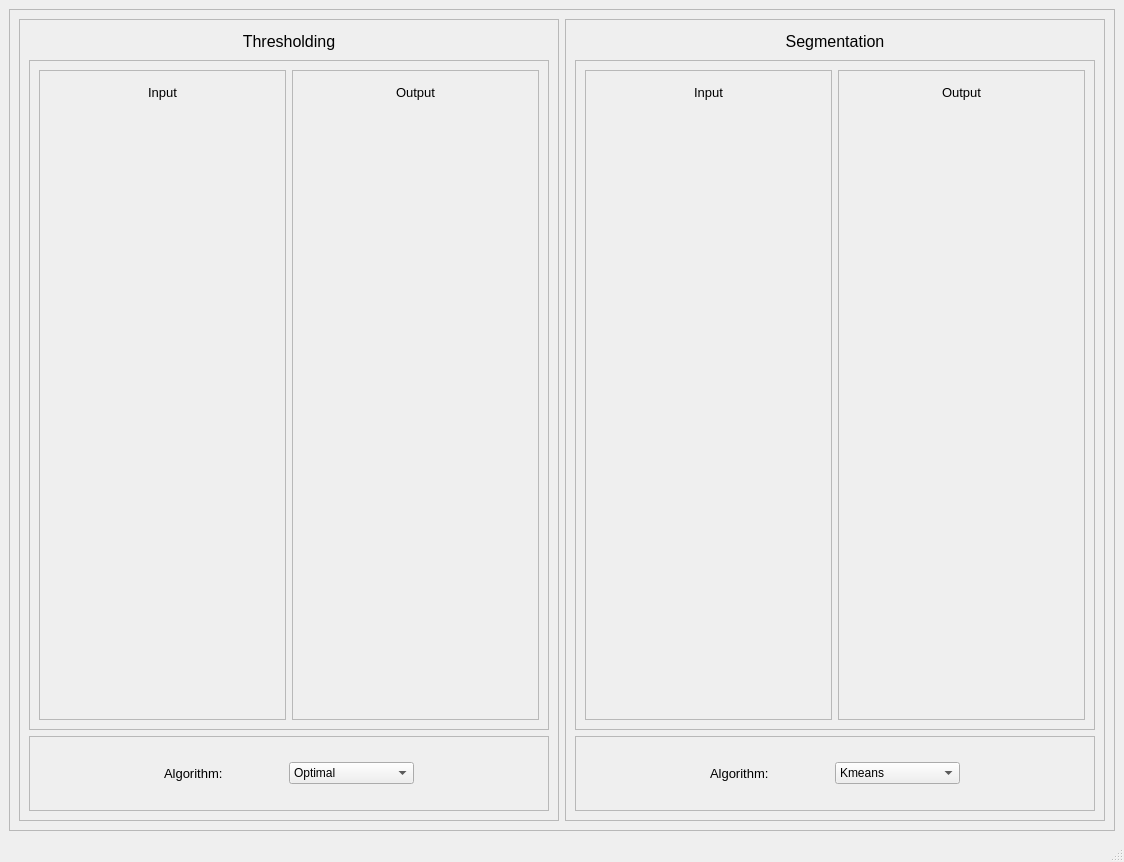
<?xml version="1.0" encoding="UTF-8"?>
<ui version="4.0">
 <class>MainWindow</class>
 <widget class="QMainWindow" name="MainWindow">
  <property name="geometry">
   <rect>
    <x>0</x>
    <y>0</y>
    <width>1124</width>
    <height>862</height>
   </rect>
  </property>
  <property name="windowTitle">
   <string>MainWindow</string>
  </property>
  <widget class="QWidget" name="centralwidget">
   <layout class="QGridLayout" name="gridLayout">
    <item row="0" column="0">
     <widget class="QFrame" name="frame">
      <property name="frameShape">
       <enum>QFrame::StyledPanel</enum>
      </property>
      <property name="frameShadow">
       <enum>QFrame::Plain</enum>
      </property>
      <layout class="QGridLayout" name="gridLayout_12">
       <item row="0" column="0">
        <layout class="QHBoxLayout" name="horizontalLayout_5">
         <item>
          <widget class="QFrame" name="frame_2">
           <property name="frameShape">
            <enum>QFrame::StyledPanel</enum>
           </property>
           <property name="frameShadow">
            <enum>QFrame::Raised</enum>
           </property>
           <layout class="QGridLayout" name="gridLayout_6">
            <item row="0" column="0">
             <layout class="QVBoxLayout" name="verticalLayout_3">
              <item>
               <widget class="QLabel" name="label">
                <property name="maximumSize">
                 <size>
                  <width>16777215</width>
                  <height>25</height>
                 </size>
                </property>
                <property name="font">
                 <font>
                  <pointsize>12</pointsize>
                 </font>
                </property>
                <property name="text">
                 <string>Thresholding</string>
                </property>
                <property name="alignment">
                 <set>Qt::AlignCenter</set>
                </property>
               </widget>
              </item>
              <item>
               <widget class="QFrame" name="frame_3">
                <property name="frameShape">
                 <enum>QFrame::StyledPanel</enum>
                </property>
                <property name="frameShadow">
                 <enum>QFrame::Plain</enum>
                </property>
                <layout class="QGridLayout" name="gridLayout_4">
                 <item row="0" column="0">
                  <layout class="QHBoxLayout" name="horizontalLayout">
                   <item>
                    <widget class="QFrame" name="frame_4">
                     <property name="frameShape">
                      <enum>QFrame::StyledPanel</enum>
                     </property>
                     <property name="frameShadow">
                      <enum>QFrame::Raised</enum>
                     </property>
                     <layout class="QGridLayout" name="gridLayout_3">
                      <item row="0" column="0">
                       <layout class="QVBoxLayout" name="verticalLayout_2">
                        <item>
                         <widget class="QLabel" name="label_2">
                          <property name="maximumSize">
                           <size>
                            <width>16777215</width>
                            <height>25</height>
                           </size>
                          </property>
                          <property name="font">
                           <font>
                            <pointsize>10</pointsize>
                           </font>
                          </property>
                          <property name="text">
                           <string>Input</string>
                          </property>
                          <property name="alignment">
                           <set>Qt::AlignCenter</set>
                          </property>
                         </widget>
                        </item>
                        <item>
                         <widget class="QLabel" name="thesh_input">
                          <property name="text">
                           <string/>
                          </property>
                          <property name="pixmap">
                           <pixmap>screenshots/temp.jpg</pixmap>
                          </property>
                          <property name="scaledContents">
                           <bool>true</bool>
                          </property>
                          <property name="alignment">
                           <set>Qt::AlignCenter</set>
                          </property>
                         </widget>
                        </item>
                       </layout>
                      </item>
                     </layout>
                    </widget>
                   </item>
                   <item>
                    <widget class="QFrame" name="frame_5">
                     <property name="frameShape">
                      <enum>QFrame::StyledPanel</enum>
                     </property>
                     <property name="frameShadow">
                      <enum>QFrame::Raised</enum>
                     </property>
                     <layout class="QGridLayout" name="gridLayout_2">
                      <item row="0" column="0">
                       <layout class="QVBoxLayout" name="verticalLayout">
                        <item>
                         <widget class="QLabel" name="label_4">
                          <property name="maximumSize">
                           <size>
                            <width>16777215</width>
                            <height>25</height>
                           </size>
                          </property>
                          <property name="font">
                           <font>
                            <pointsize>10</pointsize>
                           </font>
                          </property>
                          <property name="text">
                           <string>Output</string>
                          </property>
                          <property name="alignment">
                           <set>Qt::AlignCenter</set>
                          </property>
                         </widget>
                        </item>
                        <item>
                         <widget class="QLabel" name="thesh_output">
                          <property name="text">
                           <string/>
                          </property>
                          <property name="pixmap">
                           <pixmap>screenshots/temp.jpg</pixmap>
                          </property>
                          <property name="scaledContents">
                           <bool>true</bool>
                          </property>
                          <property name="alignment">
                           <set>Qt::AlignCenter</set>
                          </property>
                         </widget>
                        </item>
                       </layout>
                      </item>
                     </layout>
                    </widget>
                   </item>
                  </layout>
                 </item>
                </layout>
               </widget>
              </item>
              <item>
               <widget class="QFrame" name="frame_6">
                <property name="maximumSize">
                 <size>
                  <width>16777215</width>
                  <height>75</height>
                 </size>
                </property>
                <property name="frameShape">
                 <enum>QFrame::StyledPanel</enum>
                </property>
                <property name="frameShadow">
                 <enum>QFrame::Plain</enum>
                </property>
                <layout class="QGridLayout" name="gridLayout_5">
                 <item row="0" column="0">
                  <layout class="QHBoxLayout" name="horizontalLayout_2">
                   <item>
                    <spacer name="horizontalSpacer">
                     <property name="orientation">
                      <enum>Qt::Horizontal</enum>
                     </property>
                     <property name="sizeType">
                      <enum>QSizePolicy::Fixed</enum>
                     </property>
                     <property name="sizeHint" stdset="0">
                      <size>
                       <width>125</width>
                       <height>20</height>
                      </size>
                     </property>
                    </spacer>
                   </item>
                   <item>
                    <widget class="QLabel" name="label_3">
                     <property name="font">
                      <font>
                       <pointsize>10</pointsize>
                      </font>
                     </property>
                     <property name="text">
                      <string>Algorithm:</string>
                     </property>
                    </widget>
                   </item>
                   <item>
                    <widget class="QComboBox" name="select_thresh_algo">
                     <property name="minimumSize">
                      <size>
                       <width>125</width>
                       <height>0</height>
                      </size>
                     </property>
                     <item>
                      <property name="text">
                       <string>Optimal</string>
                      </property>
                     </item>
                     <item>
                      <property name="text">
                       <string>Otsu</string>
                      </property>
                     </item>
                     <item>
                      <property name="text">
                       <string>Spectral</string>
                      </property>
                     </item>
                     <item>
                      <property name="text">
                       <string>Local</string>
                      </property>
                     </item>
                     <item>
                      <property name="text">
                       <string>Global</string>
                      </property>
                     </item>
                    </widget>
                   </item>
                   <item>
                    <spacer name="horizontalSpacer_2">
                     <property name="orientation">
                      <enum>Qt::Horizontal</enum>
                     </property>
                     <property name="sizeType">
                      <enum>QSizePolicy::Fixed</enum>
                     </property>
                     <property name="sizeHint" stdset="0">
                      <size>
                       <width>125</width>
                       <height>20</height>
                      </size>
                     </property>
                    </spacer>
                   </item>
                  </layout>
                 </item>
                </layout>
               </widget>
              </item>
             </layout>
            </item>
           </layout>
          </widget>
         </item>
         <item>
          <widget class="QFrame" name="frame_7">
           <property name="frameShape">
            <enum>QFrame::StyledPanel</enum>
           </property>
           <property name="frameShadow">
            <enum>QFrame::Raised</enum>
           </property>
           <layout class="QGridLayout" name="gridLayout_7">
            <item row="0" column="0">
             <layout class="QVBoxLayout" name="verticalLayout_4">
              <item>
               <widget class="QLabel" name="label_5">
                <property name="maximumSize">
                 <size>
                  <width>16777215</width>
                  <height>25</height>
                 </size>
                </property>
                <property name="font">
                 <font>
                  <pointsize>12</pointsize>
                 </font>
                </property>
                <property name="text">
                 <string>Segmentation</string>
                </property>
                <property name="alignment">
                 <set>Qt::AlignCenter</set>
                </property>
               </widget>
              </item>
              <item>
               <widget class="QFrame" name="frame_8">
                <property name="frameShape">
                 <enum>QFrame::StyledPanel</enum>
                </property>
                <property name="frameShadow">
                 <enum>QFrame::Plain</enum>
                </property>
                <layout class="QGridLayout" name="gridLayout_8">
                 <item row="0" column="0">
                  <layout class="QHBoxLayout" name="horizontalLayout_3">
                   <item>
                    <widget class="QFrame" name="frame_9">
                     <property name="frameShape">
                      <enum>QFrame::StyledPanel</enum>
                     </property>
                     <property name="frameShadow">
                      <enum>QFrame::Raised</enum>
                     </property>
                     <layout class="QGridLayout" name="gridLayout_9">
                      <item row="0" column="0">
                       <layout class="QVBoxLayout" name="verticalLayout_5">
                        <item>
                         <widget class="QLabel" name="label_6">
                          <property name="maximumSize">
                           <size>
                            <width>16777215</width>
                            <height>25</height>
                           </size>
                          </property>
                          <property name="font">
                           <font>
                            <pointsize>10</pointsize>
                           </font>
                          </property>
                          <property name="text">
                           <string>Input</string>
                          </property>
                          <property name="alignment">
                           <set>Qt::AlignCenter</set>
                          </property>
                         </widget>
                        </item>
                        <item>
                         <widget class="QLabel" name="segm_input">
                          <property name="text">
                           <string/>
                          </property>
                          <property name="pixmap">
                           <pixmap>screenshots/temp.jpg</pixmap>
                          </property>
                          <property name="scaledContents">
                           <bool>true</bool>
                          </property>
                          <property name="alignment">
                           <set>Qt::AlignCenter</set>
                          </property>
                         </widget>
                        </item>
                       </layout>
                      </item>
                     </layout>
                    </widget>
                   </item>
                   <item>
                    <widget class="QFrame" name="frame_10">
                     <property name="frameShape">
                      <enum>QFrame::StyledPanel</enum>
                     </property>
                     <property name="frameShadow">
                      <enum>QFrame::Raised</enum>
                     </property>
                     <layout class="QGridLayout" name="gridLayout_10">
                      <item row="0" column="0">
                       <layout class="QVBoxLayout" name="verticalLayout_6">
                        <item>
                         <widget class="QLabel" name="label_7">
                          <property name="maximumSize">
                           <size>
                            <width>16777215</width>
                            <height>25</height>
                           </size>
                          </property>
                          <property name="font">
                           <font>
                            <pointsize>10</pointsize>
                           </font>
                          </property>
                          <property name="text">
                           <string>Output</string>
                          </property>
                          <property name="alignment">
                           <set>Qt::AlignCenter</set>
                          </property>
                         </widget>
                        </item>
                        <item>
                         <widget class="QLabel" name="segm_output">
                          <property name="text">
                           <string/>
                          </property>
                          <property name="pixmap">
                           <pixmap>screenshots/temp.jpg</pixmap>
                          </property>
                          <property name="scaledContents">
                           <bool>true</bool>
                          </property>
                          <property name="alignment">
                           <set>Qt::AlignCenter</set>
                          </property>
                         </widget>
                        </item>
                       </layout>
                      </item>
                     </layout>
                    </widget>
                   </item>
                  </layout>
                 </item>
                </layout>
               </widget>
              </item>
              <item>
               <widget class="QFrame" name="frame_11">
                <property name="maximumSize">
                 <size>
                  <width>16777215</width>
                  <height>75</height>
                 </size>
                </property>
                <property name="frameShape">
                 <enum>QFrame::StyledPanel</enum>
                </property>
                <property name="frameShadow">
                 <enum>QFrame::Plain</enum>
                </property>
                <layout class="QGridLayout" name="gridLayout_11">
                 <item row="0" column="0">
                  <layout class="QHBoxLayout" name="horizontalLayout_4">
                   <item>
                    <spacer name="horizontalSpacer_3">
                     <property name="orientation">
                      <enum>Qt::Horizontal</enum>
                     </property>
                     <property name="sizeType">
                      <enum>QSizePolicy::Fixed</enum>
                     </property>
                     <property name="sizeHint" stdset="0">
                      <size>
                       <width>125</width>
                       <height>20</height>
                      </size>
                     </property>
                    </spacer>
                   </item>
                   <item>
                    <widget class="QLabel" name="label_8">
                     <property name="font">
                      <font>
                       <pointsize>10</pointsize>
                      </font>
                     </property>
                     <property name="text">
                      <string>Algorithm:</string>
                     </property>
                    </widget>
                   </item>
                   <item>
                    <widget class="QComboBox" name="select_segm_algo">
                     <property name="minimumSize">
                      <size>
                       <width>125</width>
                       <height>0</height>
                      </size>
                     </property>
                     <item>
                      <property name="text">
                       <string>Kmeans</string>
                      </property>
                     </item>
                     <item>
                      <property name="text">
                       <string>Region Growing</string>
                      </property>
                     </item>
                     <item>
                      <property name="text">
                       <string>Agglomerative</string>
                      </property>
                     </item>
                     <item>
                      <property name="text">
                       <string>Mean Shift</string>
                      </property>
                     </item>
                    </widget>
                   </item>
                   <item>
                    <spacer name="horizontalSpacer_4">
                     <property name="orientation">
                      <enum>Qt::Horizontal</enum>
                     </property>
                     <property name="sizeType">
                      <enum>QSizePolicy::Fixed</enum>
                     </property>
                     <property name="sizeHint" stdset="0">
                      <size>
                       <width>125</width>
                       <height>20</height>
                      </size>
                     </property>
                    </spacer>
                   </item>
                  </layout>
                 </item>
                </layout>
               </widget>
              </item>
             </layout>
            </item>
           </layout>
          </widget>
         </item>
        </layout>
       </item>
      </layout>
     </widget>
    </item>
   </layout>
  </widget>
  <widget class="QMenuBar" name="menubar">
   <property name="geometry">
    <rect>
     <x>0</x>
     <y>0</y>
     <width>1124</width>
     <height>26</height>
    </rect>
   </property>
  </widget>
  <widget class="QStatusBar" name="statusbar"/>
 </widget>
 <resources/>
 <connections/>
</ui>
